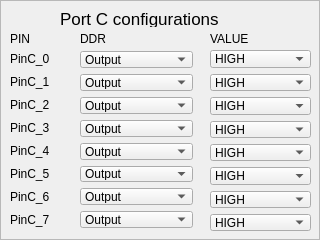
     <widget class="QFrame" name="PortC_frame">
      <property name="frameShape">
       <enum>QFrame::StyledPanel</enum>
      </property>
      <property name="frameShadow">
       <enum>QFrame::Raised</enum>
      </property>
      <widget class="QComboBox" name="PinC_1_ddr_combo">
       <property name="geometry">
        <rect>
         <x>80</x>
         <y>74</y>
         <width>113</width>
         <height>17</height>
        </rect>
       </property>
       <item>
        <property name="text">
         <string>Output</string>
        </property>
       </item>
       <item>
        <property name="text">
         <string>Input</string>
        </property>
       </item>
       <item>
        <property name="text">
         <string>Input_Pullup</string>
        </property>
       </item>
      </widget>
      <widget class="QComboBox" name="PinC_3_ddr_combo">
       <property name="geometry">
        <rect>
         <x>80</x>
         <y>120</y>
         <width>113</width>
         <height>17</height>
        </rect>
       </property>
       <item>
        <property name="text">
         <string>Output</string>
        </property>
       </item>
       <item>
        <property name="text">
         <string>Input</string>
        </property>
       </item>
       <item>
        <property name="text">
         <string>Input_Pullup</string>
        </property>
       </item>
      </widget>
      <widget class="QLabel" name="label_58">
       <property name="geometry">
        <rect>
         <x>10</x>
         <y>211</y>
         <width>48</width>
         <height>17</height>
        </rect>
       </property>
       <property name="text">
        <string>PinC_7</string>
       </property>
      </widget>
      <widget class="QLabel" name="label_59">
       <property name="geometry">
        <rect>
         <x>10</x>
         <y>165</y>
         <width>47</width>
         <height>17</height>
        </rect>
       </property>
       <property name="text">
        <string>PinC_5</string>
       </property>
      </widget>
      <widget class="QLabel" name="label_60">
       <property name="geometry">
        <rect>
         <x>10</x>
         <y>50</y>
         <width>48</width>
         <height>17</height>
        </rect>
       </property>
       <property name="text">
        <string>PinC_0</string>
       </property>
      </widget>
      <widget class="QComboBox" name="PinC_5_ddr_combo">
       <property name="geometry">
        <rect>
         <x>80</x>
         <y>166</y>
         <width>113</width>
         <height>16</height>
        </rect>
       </property>
       <item>
        <property name="text">
         <string>Output</string>
        </property>
       </item>
       <item>
        <property name="text">
         <string>Input</string>
        </property>
       </item>
       <item>
        <property name="text">
         <string>Input_Pullup</string>
        </property>
       </item>
      </widget>
      <widget class="QLabel" name="label_61">
       <property name="geometry">
        <rect>
         <x>10</x>
         <y>119</y>
         <width>47</width>
         <height>17</height>
        </rect>
       </property>
       <property name="text">
        <string>PinC_3</string>
       </property>
      </widget>
      <widget class="QComboBox" name="PinC_2_ddr_combo">
       <property name="geometry">
        <rect>
         <x>80</x>
         <y>97</y>
         <width>113</width>
         <height>17</height>
        </rect>
       </property>
       <item>
        <property name="text">
         <string>Output</string>
        </property>
       </item>
       <item>
        <property name="text">
         <string>Input</string>
        </property>
       </item>
       <item>
        <property name="text">
         <string>Input_Pullup</string>
        </property>
       </item>
      </widget>
      <widget class="QLabel" name="label_62">
       <property name="geometry">
        <rect>
         <x>10</x>
         <y>96</y>
         <width>47</width>
         <height>17</height>
        </rect>
       </property>
       <property name="text">
        <string>PinC_2</string>
       </property>
      </widget>
      <widget class="QComboBox" name="PinC_6_ddr_combo">
       <property name="geometry">
        <rect>
         <x>80</x>
         <y>188</y>
         <width>113</width>
         <height>17</height>
        </rect>
       </property>
       <item>
        <property name="text">
         <string>Output</string>
        </property>
       </item>
       <item>
        <property name="text">
         <string>Input</string>
        </property>
       </item>
       <item>
        <property name="text">
         <string>Input_Pullup</string>
        </property>
       </item>
      </widget>
      <widget class="QLabel" name="label_63">
       <property name="geometry">
        <rect>
         <x>10</x>
         <y>142</y>
         <width>48</width>
         <height>17</height>
        </rect>
       </property>
       <property name="text">
        <string>PinC_4</string>
       </property>
      </widget>
      <widget class="QLabel" name="label_64">
       <property name="geometry">
        <rect>
         <x>10</x>
         <y>73</y>
         <width>47</width>
         <height>17</height>
        </rect>
       </property>
       <property name="text">
        <string>PinC_1</string>
       </property>
      </widget>
      <widget class="QComboBox" name="PinC_0_ddr_combo">
       <property name="geometry">
        <rect>
         <x>80</x>
         <y>51</y>
         <width>113</width>
         <height>17</height>
        </rect>
       </property>
       <item>
        <property name="text">
         <string>Output</string>
        </property>
       </item>
       <item>
        <property name="text">
         <string>Input</string>
        </property>
       </item>
       <item>
        <property name="text">
         <string>Input_Pullup</string>
        </property>
       </item>
      </widget>
      <widget class="QLabel" name="label_65">
       <property name="geometry">
        <rect>
         <x>10</x>
         <y>188</y>
         <width>48</width>
         <height>17</height>
        </rect>
       </property>
       <property name="text">
        <string>PinC_6</string>
       </property>
      </widget>
      <widget class="QComboBox" name="PinC_4_ddr_combo">
       <property name="geometry">
        <rect>
         <x>80</x>
         <y>143</y>
         <width>113</width>
         <height>17</height>
        </rect>
       </property>
       <item>
        <property name="text">
         <string>Output</string>
        </property>
       </item>
       <item>
        <property name="text">
         <string>Input</string>
        </property>
       </item>
       <item>
        <property name="text">
         <string>Input_Pullup</string>
        </property>
       </item>
      </widget>
      <widget class="QComboBox" name="PinC_7_ddr_combo">
       <property name="geometry">
        <rect>
         <x>80</x>
         <y>211</y>
         <width>113</width>
         <height>17</height>
        </rect>
       </property>
       <item>
        <property name="text">
         <string>Output</string>
        </property>
       </item>
       <item>
        <property name="text">
         <string>Input</string>
        </property>
       </item>
       <item>
        <property name="text">
         <string>Input_Pullup</string>
        </property>
       </item>
      </widget>
      <widget class="QLabel" name="label_66">
       <property name="geometry">
        <rect>
         <x>60</x>
         <y>10</y>
         <width>201</width>
         <height>17</height>
        </rect>
       </property>
       <property name="font">
        <font>
         <pointsize>13</pointsize>
        </font>
       </property>
       <property name="text">
        <string>Port C configurations</string>
       </property>
      </widget>
      <widget class="QLabel" name="label_67">
       <property name="geometry">
        <rect>
         <x>10</x>
         <y>30</y>
         <width>31</width>
         <height>17</height>
        </rect>
       </property>
       <property name="text">
        <string>PIN</string>
       </property>
      </widget>
      <widget class="QLabel" name="label_68">
       <property name="geometry">
        <rect>
         <x>80</x>
         <y>30</y>
         <width>111</width>
         <height>17</height>
        </rect>
       </property>
       <property name="text">
        <string>DDR</string>
       </property>
      </widget>
      <widget class="QLabel" name="label_69">
       <property name="geometry">
        <rect>
         <x>210</x>
         <y>30</y>
         <width>61</width>
         <height>17</height>
        </rect>
       </property>
       <property name="text">
        <string>VALUE</string>
       </property>
      </widget>
      <widget class="QWidget" name="layoutWidget_4">
       <property name="geometry">
        <rect>
         <x>210</x>
         <y>50</y>
         <width>101</width>
         <height>181</height>
        </rect>
       </property>
       <layout class="QVBoxLayout" name="verticalLayout_5">
        <item>
         <widget class="QComboBox" name="PinC_0_val_combo">
          <item>
           <property name="text">
            <string>HIGH</string>
           </property>
          </item>
          <item>
           <property name="text">
            <string>LOW</string>
           </property>
          </item>
         </widget>
        </item>
        <item>
         <widget class="QComboBox" name="PinC_1_val_combo">
          <item>
           <property name="text">
            <string>HIGH</string>
           </property>
          </item>
          <item>
           <property name="text">
            <string>LOW</string>
           </property>
          </item>
         </widget>
        </item>
        <item>
         <widget class="QComboBox" name="PinC_2_val_combo">
          <item>
           <property name="text">
            <string>HIGH</string>
           </property>
          </item>
          <item>
           <property name="text">
            <string>LOW</string>
           </property>
          </item>
         </widget>
        </item>
        <item>
         <widget class="QComboBox" name="PinC_3_val_combo">
          <item>
           <property name="text">
            <string>HIGH</string>
           </property>
          </item>
          <item>
           <property name="text">
            <string>LOW</string>
           </property>
          </item>
         </widget>
        </item>
        <item>
         <widget class="QComboBox" name="PinC_4_val_combo">
          <item>
           <property name="text">
            <string>HIGH</string>
           </property>
          </item>
          <item>
           <property name="text">
            <string>LOW</string>
           </property>
          </item>
         </widget>
        </item>
        <item>
         <widget class="QComboBox" name="PinC_5_val_combo">
          <item>
           <property name="text">
            <string>HIGH</string>
           </property>
          </item>
          <item>
           <property name="text">
            <string>LOW</string>
           </property>
          </item>
         </widget>
        </item>
        <item>
         <widget class="QComboBox" name="PinC_6_val_combo">
          <item>
           <property name="text">
            <string>HIGH</string>
           </property>
          </item>
          <item>
           <property name="text">
            <string>LOW</string>
           </property>
          </item>
         </widget>
        </item>
        <item>
         <widget class="QComboBox" name="PinC_7_val_combo">
          <item>
           <property name="text">
            <string>HIGH</string>
           </property>
          </item>
          <item>
           <property name="text">
            <string>LOW</string>
           </property>
          </item>
         </widget>
        </item>
       </layout>
      </widget>
     </widget>
